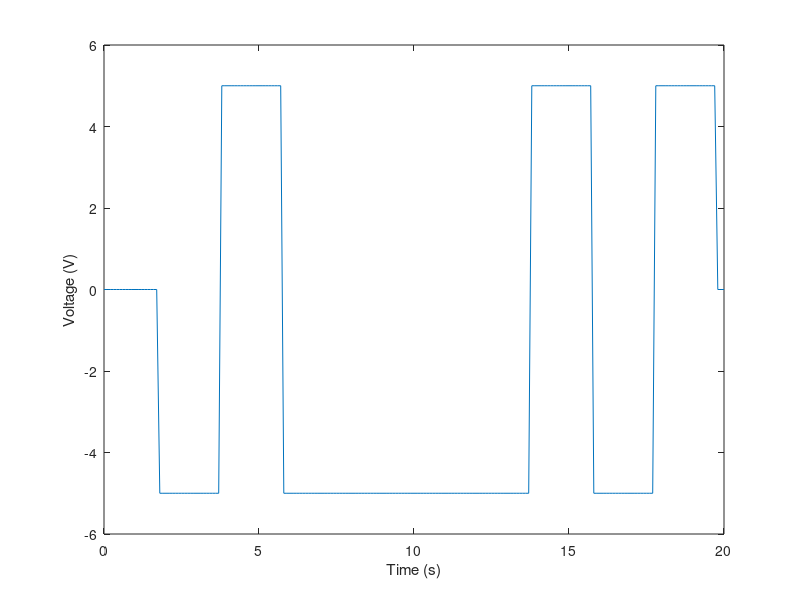

Source code (MATLAB):
% Parameters
A = 5;
Tb = 2;
alpha = rand(1)*Tb;
num_of_bits = 10;


% Time vector
t = 0:0.1:(Tb*num_of_bits);

% 10-bit signal
bits = randi([0 1],1,num_of_bits);

% NRZ signal
X = zeros(1, numel(t)); % Initialize signal with zeros
start_index = ceil(alpha*10); % Starting index of bit in P_rawpl

for i = 1:num_of_bits
    if bits(i) == 1
        X(start_index:start_index+(Tb/0.1)-1) = A;
    else
        X(start_index:start_index+(Tb/0.1)-1) = -A;
    end
    start_index = start_index+(Tb/0.1);
    % Ensure all bits stop at t = 20 
    if start_index+Tb/0.1 > numel(t)
        break;
    end
end

% Plot signal
plot(t,X);
xlabel('Time (s)');
ylabel('Voltage (V)');